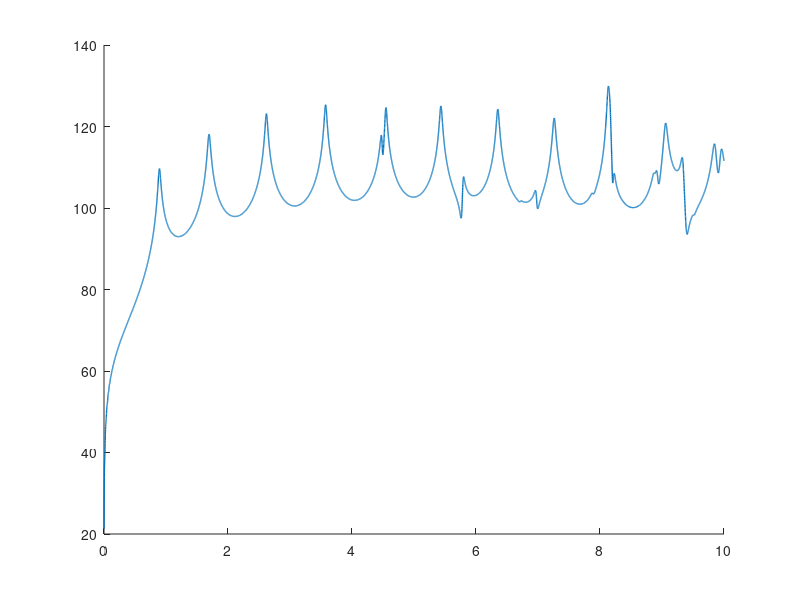

Write MATLAB code to recreate this figure. (Note: this script raises an error after producing the figure.)
% compare FEM and MM for the elephant trunk test case

ftSize = 10;
lWidth = 1;

load elephant_radbig_coarse_out_3D.mat
Hrb = H;
load elephant_rad_out_3D.mat
load elephant_ac_press_MM.txt

% conversion factor from CGS to MKSA
input_area = pi*0.75*0.75;
norm_area = pi*3*3;
l = 0.25;

% figure
% subplot(2,1,1)
% hold on
% plot(f, 20*log10(abs(Hrb)), 'linewidth', lWidth)
% plot(f, 20*log10(abs(H)), 'linewidth', lWidth)
% plot(elephant_ac_press_MM(:,1), 20*log10(elephant_ac_press_MM(:,2)), 'linewidth', lWidth)
% xlim([0 10000])
% ylim([80 120])
% xlabel('f (Hz)')
% ylabel('|H| (dB)')
% h = legend('FEM rad Big', 'FEM rad small', 'MM', 'location', 'southeast');
% set(h, 'fontsize', ftSize);
% set(gca, 'fontsize', ftSize);
% 
% subplot(2,1,2)
% hold on
% plot(f, unwrap(-angle(Hrb)), 'linewidth', lWidth)
% plot(f, unwrap(-angle(H)), 'linewidth', lWidth)
% plot(elephant_ac_press_MM(:,1), unwrap(elephant_ac_press_MM(:,3)), 'linewidth', lWidth)
% xlim([0 10000])
% xlabel('f (Hz)')
% ylabel('phase (deg)')
% 
% set(gca, 'fontsize', ftSize);


%% zero pressure at the opening

load elephant_p0_out_3D.mat
Hp0_orig = H;
load elephant_p0_stabilized_out_3D.mat
load elephant_ac_press_MM_p0.txt

% effect of number of modes
% param = [6 17 32 53];
% paramName = 'num modes';
% load elephant_ac_press_MM_p0_mn_6_nPt_200_d_30.txt
% p1 = elephant_ac_press_MM_p0_mn_6_nPt_200_d_30;
% load elephant_ac_press_MM_p0_mn_17_nPt_200_d_30.txt
% p2 = elephant_ac_press_MM_p0_mn_17_nPt_200_d_30;
% load elephant_ac_press_MM_p0_mn_32_nPt_200_d_30.txt
% p3 = elephant_ac_press_MM_p0_mn_32_nPt_200_d_30;
% load elephant_ac_press_MM_p0_mn_53_nPt_200_d_30.txt
% p4 = elephant_ac_press_MM_p0_mn_53_nPt_200_d_30;

% % effect of mesh density
% param = [10 20 30];
% paramName = 'mesh density';
% load elephant_ac_press_MM_p0_mn_53_nPt_200_d_10.txt
% p1 = elephant_ac_press_MM_p0_mn_53_nPt_200_d_10;
% load elephant_ac_press_MM_p0_mn_53_nPt_200_d_20.txt
% p2 = elephant_ac_press_MM_p0_mn_53_nPt_200_d_20;
% load elephant_ac_press_MM_p0_mn_53_nPt_200_d_30.txt
% p3 = elephant_ac_press_MM_p0_mn_53_nPt_200_d_30;

% effect of number of points for the Magnus scheme
param = [25 50 100 200];
paramName = 'num int pts';
load elephant_ac_press_MM_p0_mn_53_nPt_25_d_30.txt
p1 = elephant_ac_press_MM_p0_mn_53_nPt_25_d_30;
load elephant_ac_press_MM_p0_mn_53_nPt_50_d_30.txt
p2 = elephant_ac_press_MM_p0_mn_53_nPt_50_d_30;
load elephant_ac_press_MM_p0_mn_53_nPt_100_d_30.txt
p3 = elephant_ac_press_MM_p0_mn_53_nPt_100_d_30;
load elephant_ac_press_MM_p0_mn_53_nPt_200_d_30.txt
p4 = elephant_ac_press_MM_p0_mn_53_nPt_200_d_30;

fac = input_area*(10^5);

h = figure('position', [680   751   518   227]);
% subplot(2,1,1)
hold on
% plot(f, 20*log10(abs(Hp0_orig)), 'k', 'linewidth', lWidth)
HFEM = 20*log10(abs(H(f <= 10000)));%-0.38;
f = f(f <= 10000);
plot(f/1000, HFEM, 'linewidth', lWidth)
% plot(elephant_ac_press_MM_p0(:,1), 20*log10(elephant_ac_press_MM_p0(:,2)), 'b', 'linewidth', lWidth)
resFEM = extractResonances(HFEM);
H1 = 20*log10(abs(interp1(p1(:,1), p1(:,2), f, 'spline')));
plot(f/1000, H1)
res1 = extractResonances(H1);
H2 = 20*log10(abs(interp1(p2(:,1), p2(:,2), f, 'spline')));
plot(f/1000, H2)
res2 = extractResonances(H2);
H3 = 20*log10(abs(interp1(p3(:,1), p3(:,2), f, 'spline')));
plot(f/1000, H3)
res3 = extractResonances(H3);
H4 = 20*log10(abs(interp1(p4(:,1), p4(:,2), f, 'spline')));
plot(f/1000, H4)
res4 = extractResonances(H4);

% plot(f(res1(:,1)), H1(res1(:,1)),'g.')
% plot(f(res1(:,2)), H1(res1(:,2)),'r.')
% plot(f(res1(:,3)), H1(res1(:,3)),'g.')

xlim([0 10])
ylim([70 140])
xlabel('f (kHz)')
ylabel('|H| (dB)')
grid on

h = legend('FEM', 'MM', 'location', 'southeast', 'orientation', 'horizontal');
% h = legend('FEM', 'MM d = 10', 'MM d = 20', 'MM d = 30', 'location', 'southeast', 'orientation', 'horizontal');
% h = legend('FEM', 'MM nPt 25', 'MM nPt 50', 'MM nPt 100', 'MM nPt 200', 'location', 'southeast', 'orientation', 'horizontal');
set(h, 'fontsize', ftSize);
legend boxoff
set(gca, 'fontsize', ftSize);

% subplot(2,1,2)
% hold on
% % plot(f, -angle(Hp0_orig), 'k', 'linewidth', lWidth)
% plot(f, -angle(H), 'r', 'linewidth', lWidth)
% plot(elephant_ac_press_MM_p0(:,1), elephant_ac_press_MM_p0(:,3), 'b', 'linewidth', lWidth)
% 
% xlim([0 10000])
% xlabel('f (Hz)')
% ylabel('phase (deg)')
% set(gca, 'fontsize', ftSize);

%% Export resonances in csv file
csvFile = 'resonances.csv';
fid = fopen(csvFile, 'w');
sep = ';';

% generate header
header = sprintf('%s%s', paramName, sep);
nRes = 0;
for n = 1:length(param)
    eval(sprintf('nRes = max(nRes, length(res%d));', n));
end
for n = 1:nRes
    header =  [header sprintf('R%d%s', n, sep)];
end
header = [header '\n'];

% write resonance frequencies
fprintf(fid, 'Frequencies%s\n', sep);
fprintf(fid, header);
for n = 1:length(param)
    fprintf(fid, '%d%s', param(n), sep);
    eval(sprintf('res = res%d;', n));
    
    eval(sprintf('nRes = length(res%d);', n));
    for ii = 1:nRes
        fprintf(fid, '%d%s', res(ii, 2), sep);
    end
    fprintf(fid, '\n');
end
% add FEM data
fprintf(fid, 'FEM%s', sep);
for ii = 1 : length(resFEM)
    fprintf(fid, '%d%s', resFEM(ii, 2), sep);
end
fprintf(fid, '\n');
fprintf(fid, '\n');

% write bandwidth
fprintf(fid, '-3dB Bandwidths%s\n', sep);
fprintf(fid, header);
for n = 1:length(param)
    fprintf(fid, '%d%s', param(n), sep);
    eval(sprintf('res = res%d;', n));
    
    eval(sprintf('nRes = length(res%d);', n));
    for ii = 1:nRes
        fprintf(fid, '%d%s', res(ii, 3) - res(ii, 1), sep);
    end
    fprintf(fid, '\n');
end
% add FEM data
fprintf(fid, 'FEM%s', sep);
for ii = 1 : length(resFEM)
    fprintf(fid, '%d%s', resFEM(ii, 3)-resFEM(ii, 1), sep);
end
fprintf(fid, '\n');
fprintf(fid, '\n');

% write amplitude
fprintf(fid, 'Amplitude (dB)%s\n', sep);
fprintf(fid, header);
for n = 1:length(param)
    fprintf(fid, '%d%s', param(n), sep);
    eval(sprintf('res = res%d;', n));
    eval(sprintf('H = H%d;', n));
    
    eval(sprintf('nRes = length(res%d);', n));
    for ii = 1:nRes
        fprintf(fid, strrep(sprintf('%f%s', H(res(ii, 2)), sep), '.', ','));
    end
    fprintf(fid, '\n');
end
% add FEM data
fprintf(fid, 'FEM%s', sep);
for ii = 1 : length(resFEM)
    fprintf(fid, strrep(sprintf('%f%s', HFEM(resFEM(ii, 2)), sep), '.', ','));
end
fprintf(fid, '\n');
fclose(fid);

%%
function [bwth] = extractResonances(H)

nH = length(H);

[pks, idx] = findpeaks(H);
nPks = length(pks);

bwth = nan(nPks,3);
% loop over peaks to extract the bandwidth
for p = 1:nPks
    
    % find left side -3 dB limit
    idxLow = max(idx(p)-1, 1);
    while and(idxLow >= 1, ...
            and(H(idxLow)>(pks(p)-3), H(idxLow)<H(idxLow+1)))
        idxLow = idxLow-1;
        if idxLow == 1
            break
        end
    end
    
    % find right side -3 dB limit
    idxHigh = min(idx(p) +1, nH);
    while and(idxHigh <= nH, ...
            and(H(idxHigh)>(pks(p)-3), H(idxHigh)<H(idxHigh-1)))
        idxHigh = idxHigh + 1;
        if idxHigh == nH
            break
        end
    end
    
    if and(...
        and(H(idxLow+1)>(pks(p)-3), H(idxLow)<H(idxLow+1)),...
        and(H(idxHigh-1)>(pks(p)-3), H(idxHigh)<H(idxHigh-1)))
        
        bwth(p,1) = idxLow;
        bwth(p,2) = idx(p);
        bwth(p,3) = idxHigh;
    end
    
end
bwth = bwth(not(isnan(bwth(:,1))),:);
end
